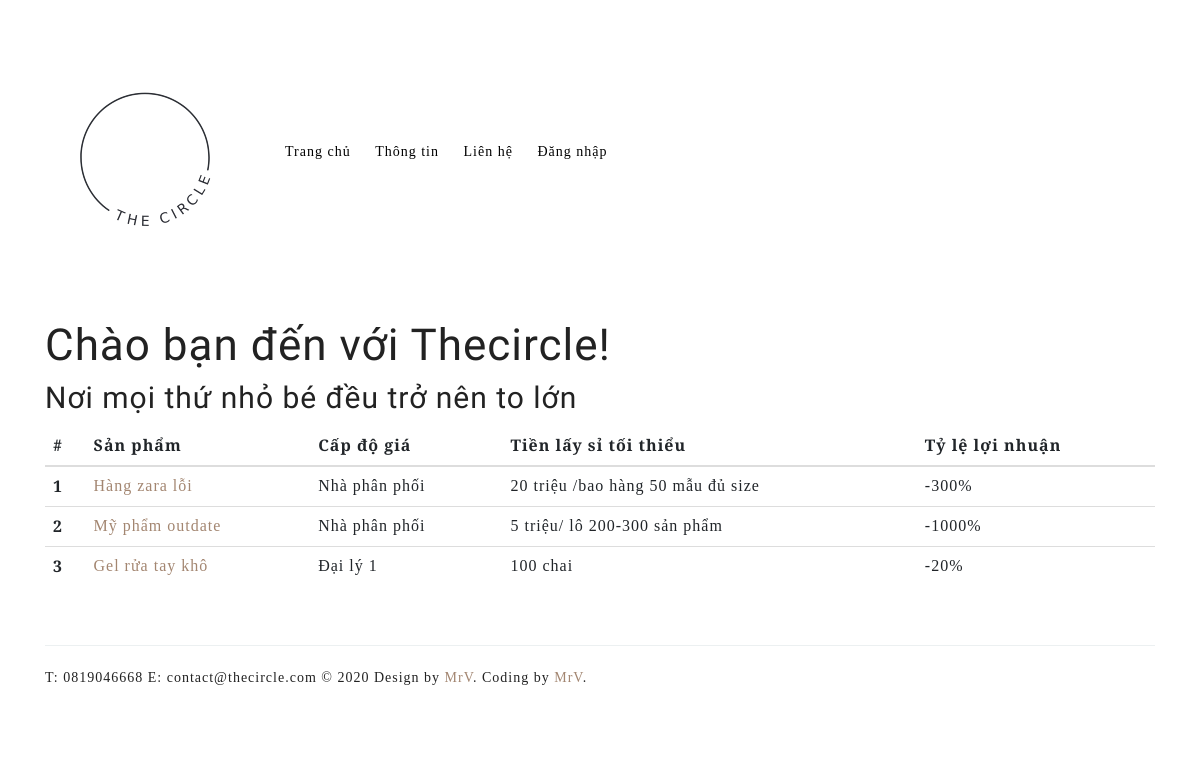
The page / on the database its author committed.
### app/main/models.py (models this page shows)
class Base(db.Model):
    __abstract__ = True
    id = db.Column(db.Integer, primary_key=True)
    date_created = db.Column(db.DateTime, default=db.func.current_timestamp())
    date_modified = db.Column(db.DateTime, default=db.func.current_timestamp(),
                              onupdate=db.func.current_timestamp())

class Post(Base):
    __tablename__ = 'blog_post'
    category = db.Column(db.String(128), nullable=True)
    title = db.Column(db.String(128), nullable=False)
    description_text = db.Column(db.String(128), nullable=False)
    detail = db.Column(db.Text, nullable=False)
    deals= db.relationship('Deal', backref='belong_to_post', lazy='dynamic')
    interest = db.Column(db.String(128))
    min_money = db.Column(db.String(128))
    level = db.Column(db.String(128))

### app/main/views.py (the view)
@main.route('/', methods=['GET', 'POST'])
def index():
    posts = Post.query.all()
    static_url = url_for('static', filename="")
    return render_template('main/index.html', posts=posts, static_url=static_url)

### app/templates/main/index.html (shortened to what this page needs)
{% extends 'base.html'%}
{% block contents %}
<div class="container">
    <h2 class="oi_legend">Chào bạn đến với Thecircle!</h2>
    <h3 class="oi_sub_legend">Nơi mọi thứ nhỏ bé đều trở nên to lớn </h3>
    <table class="table table-hover">
  <thead>
    <tr>
      <th scope="col">#</th>
      <th scope="col">Sản phẩm</th>
      <th scope="col">Cấp độ giá</th>
      <th scope="col">Tiền lấy sỉ tối thiểu</th>
      <th scope="col">Tỷ lệ lợi nhuận</th>
    </tr>
  </thead>
  <tbody>
  {% for post in posts %}
    <tr>
      <th scope="row">{{ post.id }}</th>
      <td><a href="/posts/{{ post.id }}"> {{ post.title }}</a></td>
      <td>{{ post.level }}</td>
      <td>{{ post.min_money }}</td>
      <td>{{ post.interest }}</td>
    </tr>
  {% endfor %}
  </tbody>
</table>
    </div>
{% endblock %}

### app/static/css/main_style.css (style rules this page uses)
body { letter-spacing:1px; }
a, a:hover, .oi_strange_portfolio_item_holder .oi_mask, .oi_strange_portfolio_item_holder:hover .oi_mask, .oi_header_menu ul, .oi_header_menu li:hover ul { webkit-transition: all 0.1s ease-in-out; -moz-transition: all 0.1s ease-in-out; -ms-transition: all 0.1s ease-in-out; -o-transition: all 0.1s ease-in-out; transition: all 0.1s ease-in-out; -webkit-backface-visibility: hidden; backface-visibility: hidden; }
a { color:#a38671 }
h1,h2,h3,h4,h5,h6 { margin-top:0px; }

### app/static/css/options.css (style rules this page uses)
body { font-family: 'Playfair Display', serif; font-weight: 300; font-style: ; font-size: 14px; line-height: 24px; color: #222222; background-color: #ffffff; background-image: url(''); background-repeat: ; background-position: ; background-size: ; background-attachment: ; }
.oi_legend { font-family: 'Viaoda Libre', cursive; font-weight: ; font-style: ; font-size: 44px; line-height: 50px; color: #222; }
.oi_sub_legend { font-family: 'Viaoda Libre', cursive;; font-weight: 400; font-style: ; font-size: 30px; line-height: 36px; color: #222; }
h2 { font-family: 'Viaoda Libre', cursive;; font-weight: 300; font-style: ; font-size: 30px; line-height: 34px; color: #222; }
h3 { font-family: Open Sans; font-weight: 300; font-style: ; font-size: 24px; line-height: 28px; color: #222; }
a { color:#a38671 }

### rows shown on the page
Post: id "1", title "Hàng zara lỗi", level "Nhà phân phối", min_money "20 triệu /bao hàng 50 mẫu đủ size", interest "-300%"
Post: id "2", title "Mỹ phẩm outdate", level "Nhà phân phối", min_money "5 triệu/ lô 200-300 sản phẩm", interest "-1000%"
Post: id "3", title "Gel rửa tay khô", level "Đại lý 1", min_money "100 chai", interest "-20%"
